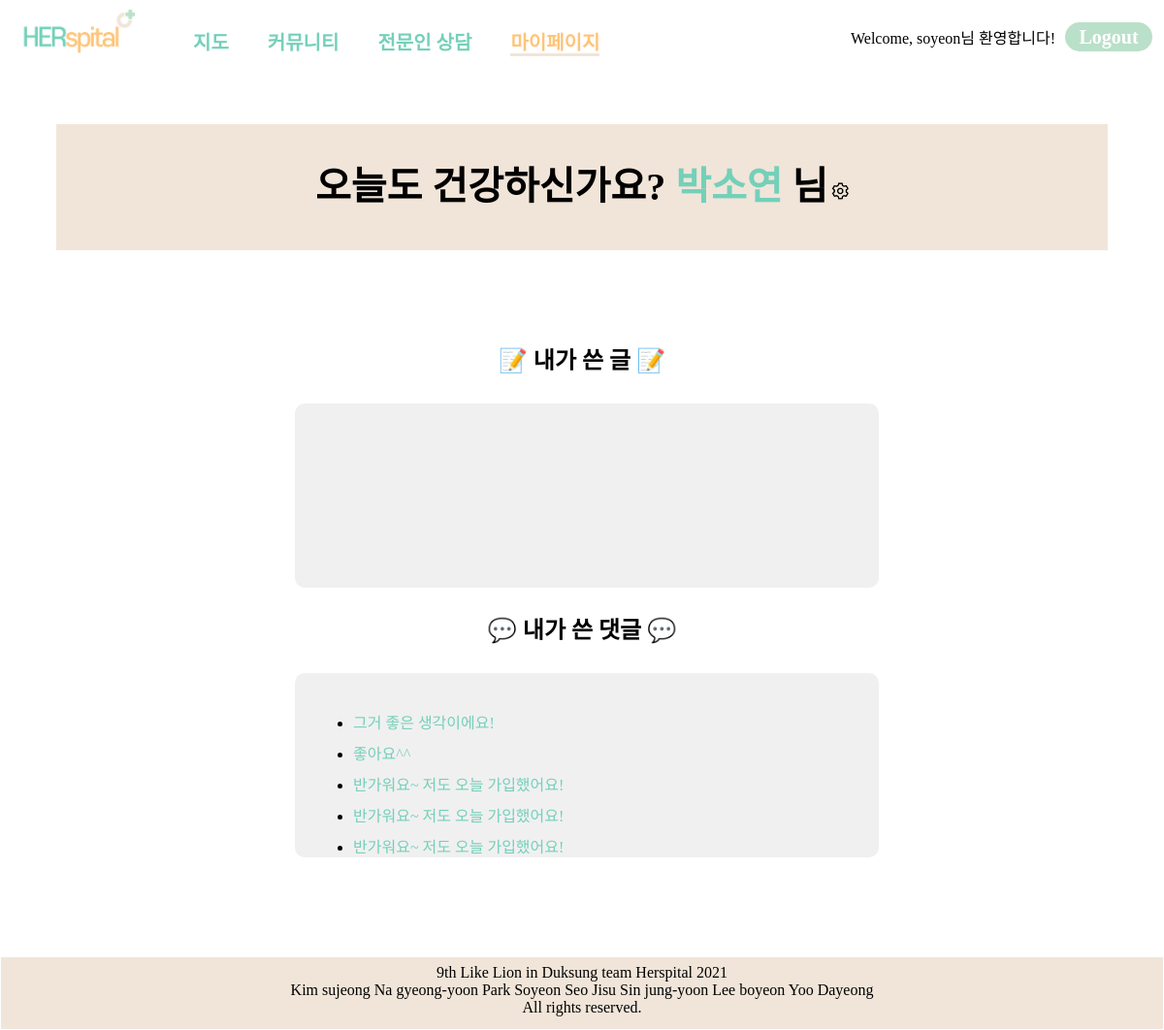
The page /account/mypage/ (signed in) on the database as committed earlier.
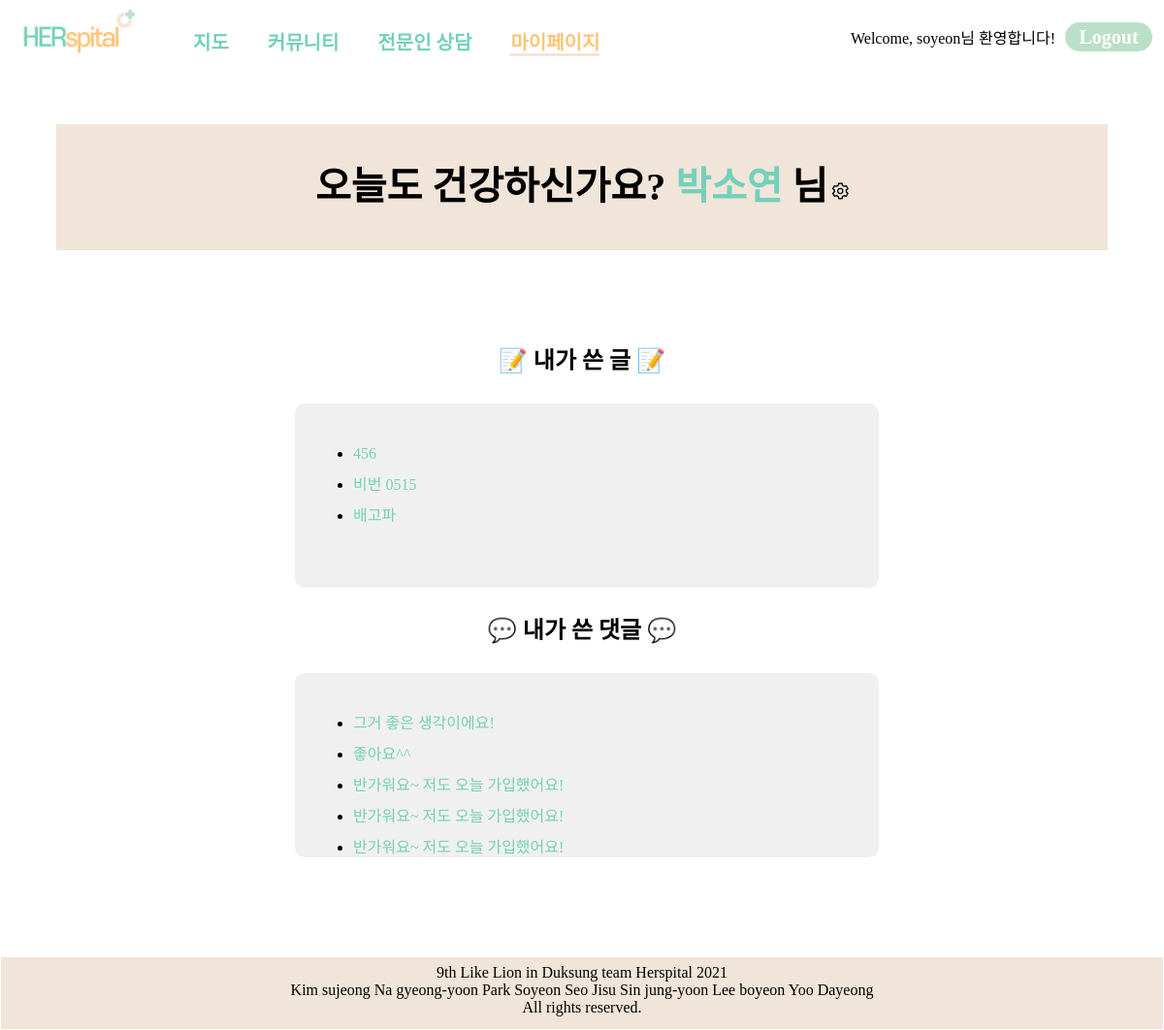
The same page on the database as committed later.
### community/models.py (models this page shows, shortened)
class Community(models.Model):
    title = models.CharField(max_length=200)
    publicSetting = models.BooleanField()
    password_Post = models.IntegerField(blank=True, null=True)
    age_tag = models.CharField(max_length=100)
    image = models.ImageField(upload_to = "community/", blank=True, null=True)
    body = models.TextField()
    pub_date = models.DateTimeField()
    author = models.ForeignKey(account_models.CustomUser,on_delete=models.CASCADE, null=True)

### account/views.py (the view)
# urls.py: path("mypage/", account_views.mypage, name="mypage"),
def mypage(request):
  search = request.GET.get('search')
  writer = request.user
  communities = Community.objects.filter(author= writer).order_by('-pub_date')
  return render(request, "account/mypage.html", {'communities':communities})

### templates/account/mypage.html (shortened to what this page needs)
{% load static %}
<!DOCTYPE html>
<html lang="en">
<head>
    <link rel="stylesheet" href="{% static 'css/mypage.css' %}"/>
</head>
<body>
{% block navbar %}
{% include "partials/base.html" %}
{% endblock%}
{% block content %}
    <div id="main">
            <span style="margin-top:20px;font-size:40px;" ><strong1>오늘도 건강하신가요? <strong>{{user.nickname}}</strong> 님</strong1></span>
            <a href="{% url 'account:setting' %}"><img src="{% static 'img/설정.png' %}" height=18 style="vertical-align: buttom;"></a>
    </div>
    <div id="etc">
        <section class="section">
            <h2>📝 내가 쓴 글 📝</h2>
            <article class="mylist" style="overflow:auto; width:95%; height:150px;">
                <ul>
                {% for community in communities %}
                    <li><a href="{% url 'community:detail' community.id %}">{{community.title}}</a></li>
                {% endfor %}
                </ul>
            </article>
            <h2>💬 내가 쓴 댓글 💬</h2>
            <div id="mitemargin">
              <article class="mycommend" style="overflow:auto; width:95%; height:150px;">
                  <ul>
                      <li><a href="http://naver.com">그거 좋은 생각이에요!</a></li>
                      <li><a href="http://daum.net">좋아요^^</a></li>
                      <li><a href="http://google.com">반가워요~ 저도 오늘 가입했어요!</a></li>
                      <li><a href="http://google.com">반가워요~ 저도 오늘 가입했어요!</a></li>
                      <li><a href="http://google.com">반가워요~ 저도 오늘 가입했어요!</a></li>
                  </ul>
              </article>
            </div>
        </section>
    </div>
{% endblock %}
</body>
</html>
{% block footer %}
{% include "partials/footer.html" %}
{% endblock %}

Rows that differ between the two databases and show on the page:
added Community: title "456"
added Community: title "비번 0515"
added Community: title "배고파"
